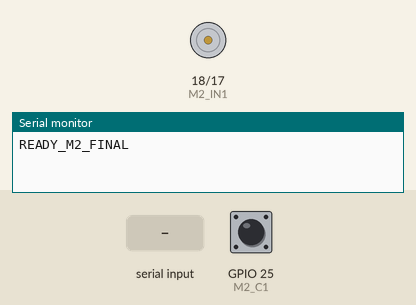
This sketch was run on a simulated ESP32. On the bench: motor-driver pin pairs drawn as motors (green arrow = first pin HIGH = forward, orange = second pin HIGH = backward, longer = more drive), the last lines printed to the serial monitor. The inputs (shaded band) are chosen by the test bench; at power-on: GPIO 25 (M2_C1) HIGH.

Above: at 1.2 s.
1.3 s: "1" received over Serial
At 2.3 s:
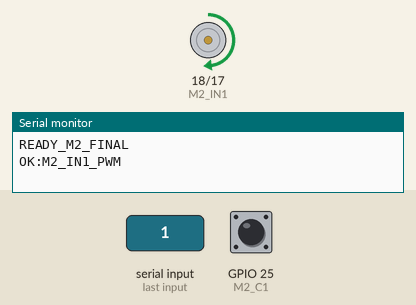
2.8 s: "F" received over Serial
At 3.4 s:
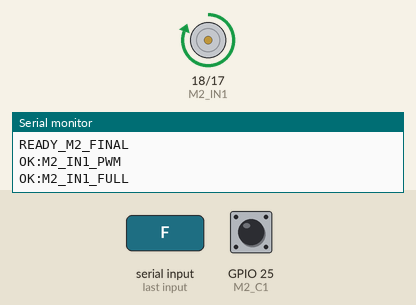
4.3 s: "2" received over Serial
At 4.6 s:
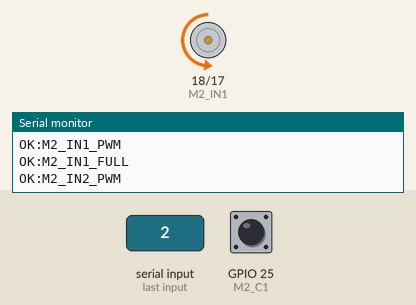
5.8 s: "R" received over Serial
At 6.9 s:
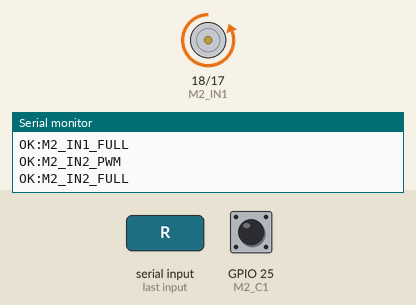
Timing chart, 0 to 8.3 s (numbered marks = the images above; inputs shaded):
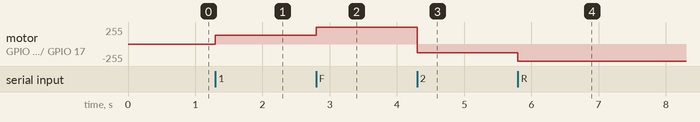

The sketch:

sketch_test_motor2_final.ino
```cpp
/*
 * TEST AUTOMATIZADO DEFINITIVO - MOTOR 2 (FÉMUR)
 * Pines de control: IN1 = D18, IN2 = D17
 * Pin de corriente: CS = Pin 39 (VN)
 * Encoders separados: C1 = D25, C2 = D13
 */

const int M2_IN1 = 18;
const int M2_IN2 = 17;
const int M2_CS  = 39; // VN (ADC1)
const int M2_C1  = 25; // D25
const int M2_C2  = 13; // D13 (Aislado con pull-up)

volatile long ticksM2 = 0;

void IRAM_ATTR isrM2() {
  int c1 = digitalRead(M2_C1);
  int c2 = digitalRead(M2_C2);
  if (c1 != c2) ticksM2++; else ticksM2--;
}

void setup() {
  Serial.begin(115200);
  pinMode(M2_IN1, OUTPUT);
  pinMode(M2_IN2, OUTPUT);
  freno();

  pinMode(M2_C1, INPUT_PULLUP);
  pinMode(M2_C2, INPUT_PULLUP);
  attachInterrupt(digitalPinToInterrupt(M2_C1), isrM2, CHANGE);

  Serial.println("READY_M2_FINAL");
}

void freno() {
  analogWrite(M2_IN1, 0);
  digitalWrite(M2_IN1, LOW);
  analogWrite(M2_IN2, 0);
  digitalWrite(M2_IN2, LOW);
}

void loop() {
  if (Serial.available() > 0) {
    char cmd = Serial.read();

    if (cmd == '1') { // Sentido A (IN1 = PWM 130, IN2 = LOW)
      digitalWrite(M2_IN2, LOW);
      analogWrite(M2_IN1, 130);
      Serial.println("OK:M2_IN1_PWM");
    }
    else if (cmd == '2') { // Sentido B (IN1 = LOW, IN2 = PWM 130)
      digitalWrite(M2_IN1, LOW);
      analogWrite(M2_IN2, 130);
      Serial.println("OK:M2_IN2_PWM");
    }
    else if (cmd == 'F') { // Sentido A FULL 100% (IN1 = HIGH, IN2 = LOW)
      digitalWrite(M2_IN2, LOW);
      digitalWrite(M2_IN1, HIGH);
      Serial.println("OK:M2_IN1_FULL");
    }
    else if (cmd == 'R') { // Sentido B FULL 100% (IN1 = LOW, IN2 = HIGH)
      digitalWrite(M2_IN1, LOW);
      digitalWrite(M2_IN2, HIGH);
      Serial.println("OK:M2_IN2_FULL");
    }
    else if (cmd == 'S') { // Freno
      freno();
      Serial.println("OK:STOP");
    }
    else if (cmd == 'Z') { // Reset ticks
      ticksM2 = 0;
      Serial.println("OK:ZERO");
    }
    else if (cmd == 'T') { // Telemetria
      int csVal = analogRead(M2_CS);
      Serial.printf("DATA:%ld,%d\n", ticksM2, csVal);
    }
    else if (cmd == 'P') {
      Serial.println("PONG");
    }
  }
}
```

Measured:
- after the input at 1.3 s, motor on GPIO 18 (M2_IN1) / GPIO 17 (M2_IN2): stopped → forward 130/255 at once
- after the input at 2.8 s, motor on GPIO 18 (M2_IN1) / GPIO 17 (M2_IN2): forward 130/255 → forward 255/255 at once
- after the input at 4.3 s, motor on GPIO 18 (M2_IN1) / GPIO 17 (M2_IN2): forward 255/255 → backward 130/255 at once
- after the input at 5.8 s, motor on GPIO 18 (M2_IN1) / GPIO 17 (M2_IN2): backward 130/255 → backward 255/255 at once
